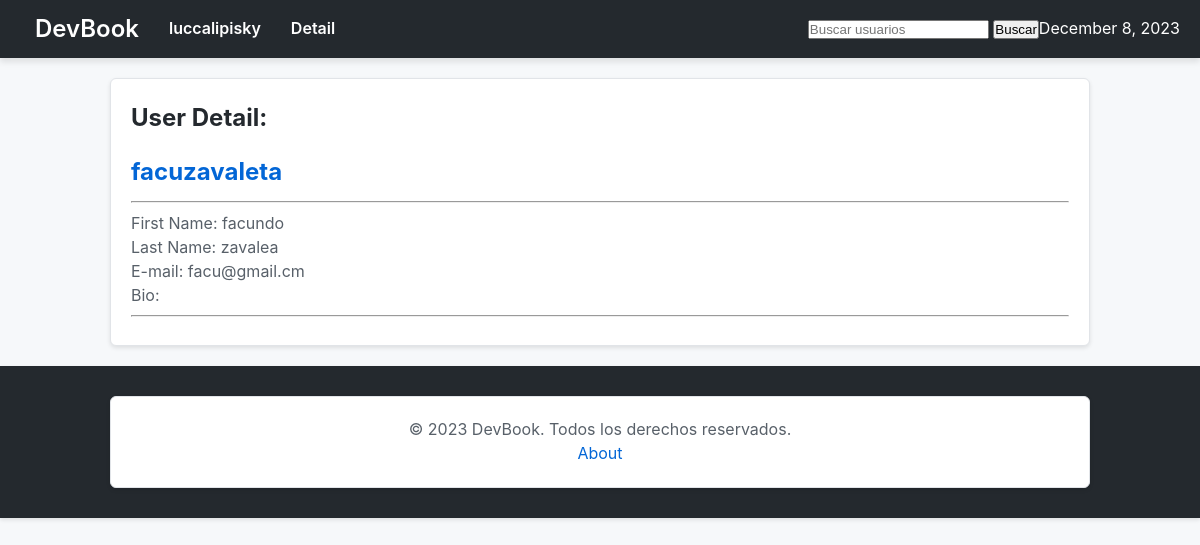
The app's page /facuzavaleta/detail/ (signed in) with its own data.
### users/models.py (models this page shows, shortened)
class CustomUser(AbstractUser):
    email = models.EmailField(unique=True)
    bio = models.TextField(max_length=500, blank=True)
    image = models.ImageField(upload_to='profile_images/', null=True, blank=True)
    followers = models.ManyToManyField('self', symmetrical=False, related_name='following', blank=True)

### users/views.py (the view)
# urls.py: path('<str:username>/detail/', user_detail, name='user_detail'),
@login_required(login_url='login')
def user_detail(request, username):
    user = get_object_or_404(CustomUser, username=username)
    return render(request, 'users/user_detail.html', {'user': user, 'username': username})

### devbook/context_processors.py (called while the page is built)
def current_datetime(request):
    return {'current_datetime': datetime.now()}

### users/templates/users/user_detail.html (shortened to what this page needs)
{% extends 'base.html' %}
{% load static %}
{% block page_content %}
<section>
    <h1>User Detail:</h1> <h3>{{ user.username }}</h3>
    <hr>
    <p>First Name: {{ user.first_name }}</p>
    <p>Last Name: {{ user.last_name }}</p>
    <p>E-mail: {{ user.email }}</p>
    <p>Bio: {{ user.bio }}</p>
    <hr>
</section>
{% endblock %}

### devbook/templates/base.html (shortened to what this page needs)
<!DOCTYPE html>
<html lang="en">
<head>
    {% load static %}
    <link rel="stylesheet" href="{% static 'css/styles.css' %}">
</head>
<body>
    <nav>
        <div>
            <h1><a href="{% url 'landing' %}">DevBook</a></h1>
            {% if user.is_authenticated %}
                <a href="{% url 'home' username=request.user.username %}">{{ request.user.username }}</a>
            {% endif %}
            {% if '/detail/' in request.path %}
            <a href="{% url 'user_detail' username=request.user.username %}">Detail</a>
            {% endif %}
            <form method="get" action="{% url 'user_search' %}">
                <input type="text" name="q" placeholder="Buscar usuarios">
                <button type="submit">Buscar</button>
            </form>
            <p>{{ current_datetime|date:"F j, Y" }}</p>
        </div>
    </nav>
    <div class="container">
        {% block page_content %}
        {% endblock %}
    </div>
    <footer>
        <div class="container">
            <p>&copy; 2023 DevBook. Todos los derechos reservados.</p>
            <a href="{% url 'about' %}">About</a>
        </div>
    </footer>
</body>
</html>

### static/css/styles.css (style rules this page uses)
body, h1, h2, h3, p, a, button, form, input { margin: 0; padding: 0; box-sizing: border-box; text-decoration: none; }
body { font-family: -apple-system, BlinkMacSystemFont, 'Segoe UI', Roboto, 'Helvetica Neue', Arial, sans-serif; background-color: #f6f8fa; color: #24292e; line-height: 1.6; }
nav { background-color: #24292e; color: #ffffff; padding: 10px 20px; box-shadow: 0 4px 6px rgba(0, 0, 0, 0.1); }
nav div { display: flex; justify-content: space-between; align-items: center; }
nav div a { color: #ffffff; text-decoration: none; margin: 0 15px; font-weight: 600; }
nav div form { margin-left: auto; }
.container { max-width: 980px; margin: 20px auto; background-color: #ffffff; padding: 20px; border: 1px solid #e1e4e8; border-radius: 6px; box-shadow: 0 2px 4px rgba(0, 0, 0, 0.1); }
.container h3 { font-size: 24px; color: #0366d6; margin-top: 15px; margin-bottom: 10px; }
.container p { color: #586069; line-height: 1.5; }
.container a { color: #0366d6; text-decoration: none; }
footer { background-color: #24292e; color: #ffffff; padding: 10px 20px; text-align: center; bottom: 0; width: 100%; box-shadow: 0 2px 4px rgba(0, 0, 0, 0.1); box-sizing: border-box; }
footer p { margin: 0; }
.container { margin-bottom: 20px; box-sizing: border-box; }

### records on screen
CustomUser: user.username "luccalipisky"
CustomUser: last_login "December 8, 2023", username "facuzavaleta", first_name "facundo", last_name "zavalea", email "facu@gmail.cm"
